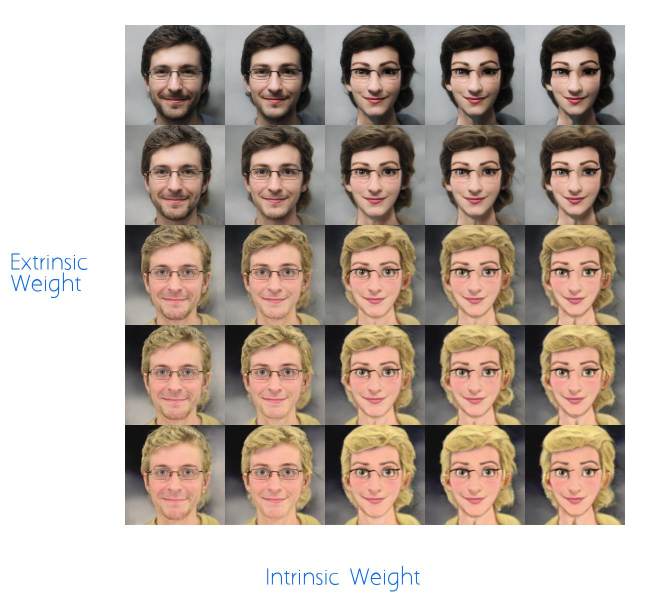
#> input picture test/example_images/example_grid/man_with_glasses_grid.jpg, 1300 x 1200 px, given as the content of the folder test_output/grid/caricature/id_30, which was not available (shown at 1/2 size)
$ python stitch_grid.py   (older library calls are emulated)
#> lines starting #> are read from the running program, lines starting #| are printed output that depends on the picture; pictures that were not available may be replaced by others from this repository, and a replacement may not be noted
import os
import random
from PIL import Image, ImageOps
from PIL import ImageDraw, ImageFont


INPUT_FOLDER = "test_output/grid/caricature/id_30"
OUTPUT_PATH = "example_images/example_grid/stitched_grid.jpg"


def concat_images(image_paths, size, shape=None):
    # Open images and resize them
#> called with size = (200, 200), shape = (5, 5)
    width, height = size
    images = map(Image.open, image_paths)
    images = [ImageOps.fit(image, size, Image.ANTIALIAS) for image in images]
#> images = 1 item

    # Create canvas for the final image with total size
    shape = shape if shape else (1, len(images))
#> shape = (5, 5)
    image_size = (width * shape[1], height * shape[0])
#> image_size = (1000, 1000)
    image = Image.new("RGB", image_size)
#> image: PIL image 1000x1000 RGB; every value is 0

    # Paste images into final image
    for row in range(shape[0]):
        for col in range(shape[1]):
            offset = width * col, height * row
            idx = row * shape[1] + col
            image.paste(images[idx], offset)
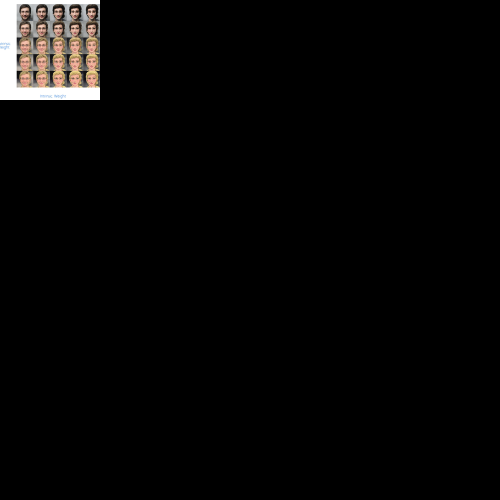
#> image: PIL image 1000x1000 RGB (shown at 1/2 size); mean R, G, B 7.2, 6.6, 6.2

    return image


def add_margin(pil_img, top, right, bottom, left, color):
    width, height = pil_img.size
    new_width = width + right + left
    new_height = height + top + bottom
    result = Image.new(pil_img.mode, (new_width, new_height), color)
    result.paste(pil_img, (left, top))
    return result


# Get list of image paths
folder = "images"
image_paths = [
    os.path.join(INPUT_FOLDER, f)
    for f in os.listdir(INPUT_FOLDER)
    if f.endswith(".jpg")
]

image_paths = sorted(image_paths)
# Create and save image grid
#> (the run stopped early here; a loop or call above may not have finished)

$ run again, on test/example_images/example_grid/man_withblack_hair_grid.jpg
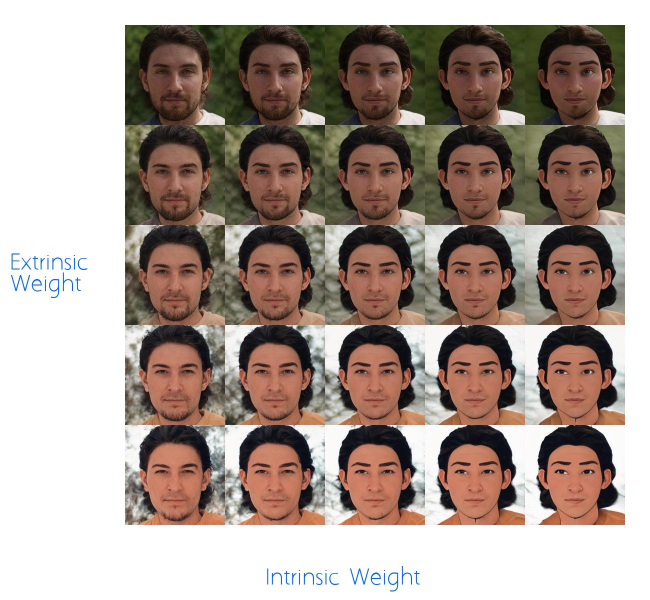
#> input picture test/example_images/example_grid/man_withblack_hair_grid.jpg, 1300 x 1200 px, given as the content of the folder test_output/grid/caricature/id_30, which was not available (shown at 1/2 size)
#> images = 1 item
#> shape = (5, 5)
#> image_size = (1000, 1000)
#> after the loop in concat_images, `for row in range(shape[0]):`:
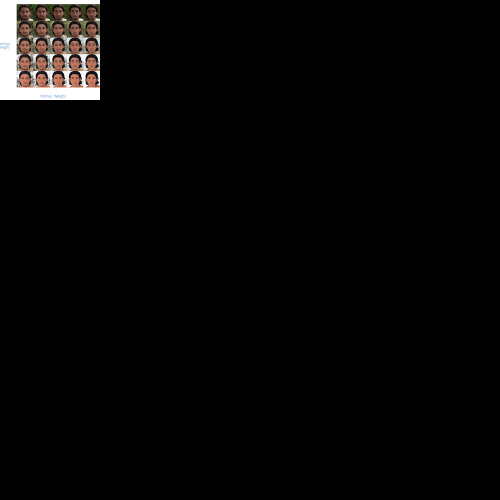
#> image: PIL image 1000x1000 RGB (shown at 1/2 size); mean R, G, B 6.4, 5.8, 5.4
